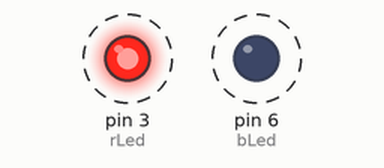
Simulated run of this sketch. Board: Arduino Uno, built with avr-gcc and run on an emulated ATmega328P. Parts: output pins drawn as LEDs (lit = HIGH). Dashed ring = blinking.

Above: at 0.12 s.
Timing chart, 0 to 3.0 s (numbered marks = the images above):
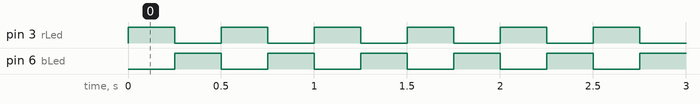

The sketch:

Police-LED.ino
```cpp
int rLed = 3;
int gLed = 5;
int bLed = 6;
int cycleTimeMs = 500;

void setup()
{
  pinMode(rLed, OUTPUT);
  pinMode(bLed, OUTPUT);
}

void loop()
{
  long t = millis() % cycleTimeMs;
  boolean isFirstHalf = (t < cycleTimeMs / 2);
  digitalWrite(rLed, isFirstHalf);
  digitalWrite(bLed, !isFirstHalf);
}
```

Measured:
- by itself, pin 3 (rLed), pin 6 (bLed): alternates HIGH for 0.25 s and LOW for 0.25 s
